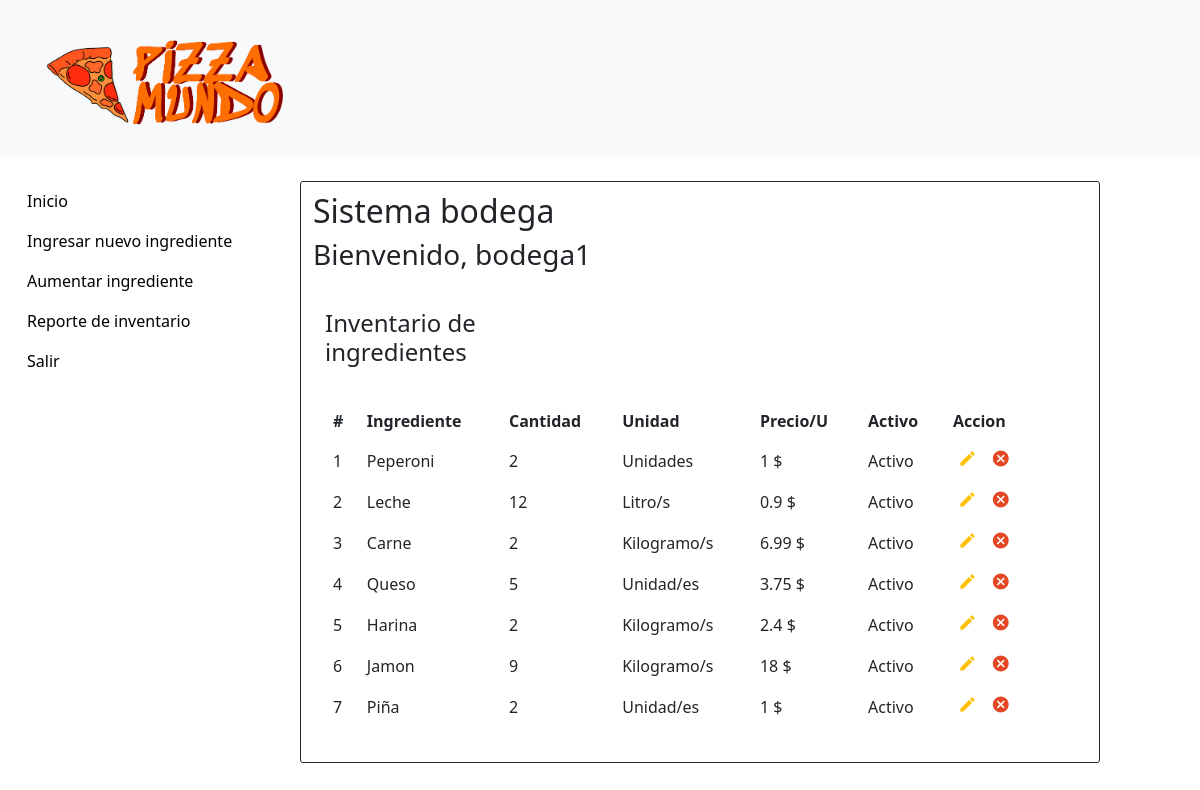
Page /html/Bodega/index.php (signed in) on the earlier database version.
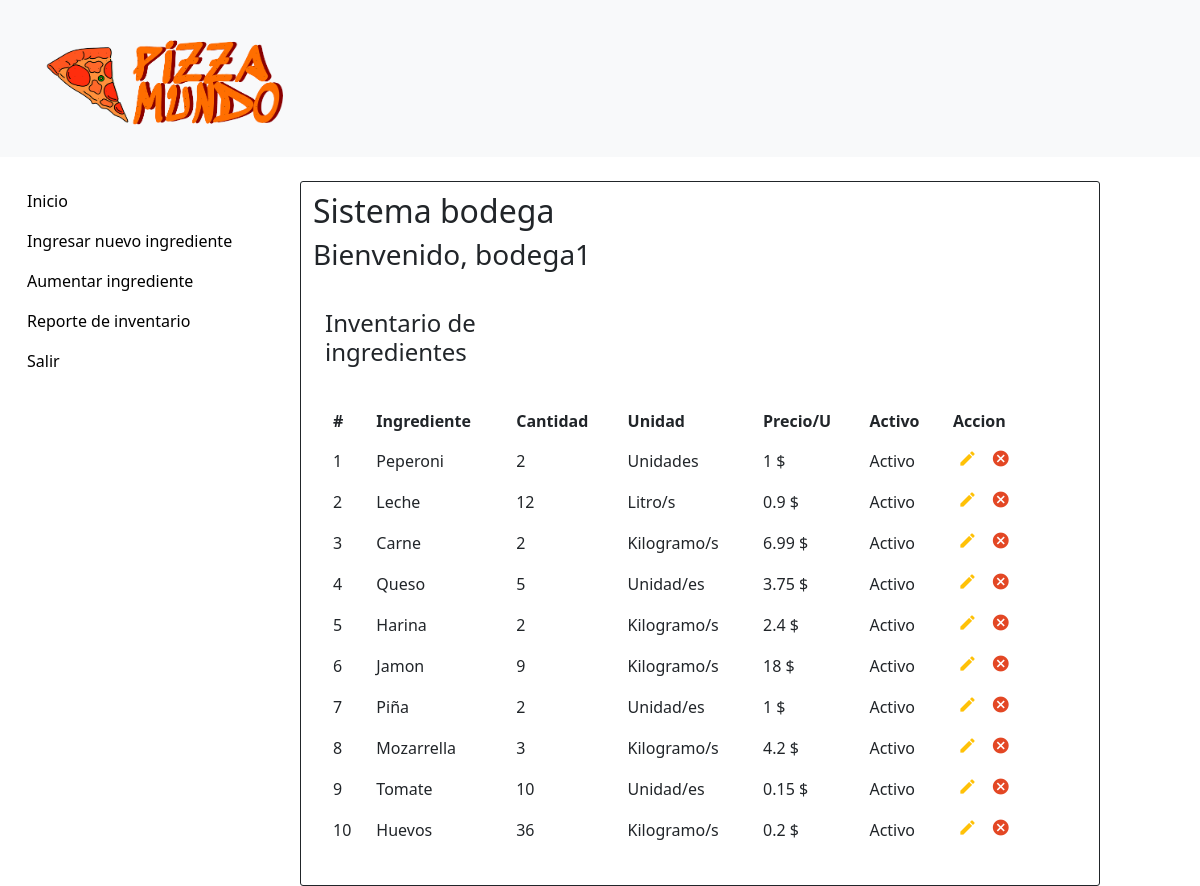
Same page on the later database version.
### tables this page shows
CREATE TABLE `tblingredientes` (
  `ID` int(10) NOT NULL,
  `Descripcion` varchar(200) DEFAULT NULL,
  `Cantidad` int(10) NOT NULL,
  `Unidad` varchar(200) DEFAULT NULL,
  `Precio` float DEFAULT NULL,
  `FechaIngreso` datetime NOT NULL DEFAULT CURRENT_TIMESTAMP,
  `Active` text NOT NULL
);

### html/Bodega/index.php (the view, shortened to what this page needs)
<?php
include('../dbconnection.php');
?>
<!doctype html>
<html>
<head>
    <link rel="stylesheet" href="https://stackpath.bootstrapcdn.com/bootstrap/4.5.0/css/bootstrap.min.css">
    <link rel="stylesheet" href="https://maxcdn.bootstrapcdn.com/font-awesome/4.7.0/css/font-awesome.min.css">
    <link rel="stylesheet" href="../../css/estiloIndex.css">
    <link href="../../css/estilo_inicio_administrador.css" rel="stylesheet" type="text/css">
    <link href="https://cdn.jsdelivr.net/npm/bootstrap@5.3.0/dist/css/bootstrap.min.css" rel="stylesheet"
>
</head>
<body>
    <header>
        <nav class="navbar bg-body-tertiary mb-4">
            <div class="container-fluid">
                <a class="navbar-brand" href="inicio_administrador.html">
                    <img src="../../img/logo-icon-both.png" alt="Logo" width="300px" height="130px"
                        class="d-inline-block align-text-top">
                </a>
            </div>
        </nav>
    </header>
    <div class="container-fluid">
        <div class="row">
            <div class="col-sm-12 col-md-12 col-lg-3 col-xl-3 ">
                <nav>
                    <ul class="nav flex-column">
                        <li class="nav-item">
                            <a href="index.php">Inicio</a>
                        </li>
                        <li class="nav-item">
                            <a href="ingreso.php">Ingresar nuevo ingrediente</a>
                        </li>
                        <li class="nav-item">
                            <a href="aumentar.php">Aumentar ingrediente</a>
                        </li>
                        <li class="nav-item">
                            <a href="reportes.php">Reporte de inventario</a>
                        </li>
                        <li class="nav-item">
                            <a href="../cerrar_sesion.php">Salir</a>
                        </li>
                    </ul>
                </nav>
            </div>
            <div class="col col-sm-12 col-md-12 col-lg-8 col-xl-8 m-0">
                <h2>Sistema bodega</h2>
                <h3>Bienvenido,
                    <?php echo $_SESSION["username"]; ?>
                </h3>
                <div id="container">
                    <div class="container-xl">
                        <div class="table-title">
                            <div class="row">
                                <div class="col-sm-5 mt-4">
                                    <h2>Inventario de ingredientes</h2>
                                </div>
                            </div>
                        </div>
                        <table class="table my-4 table-borderless m-0">
                            <thead>
                                <tr>
                                    <th>#</th>
                                    <th>Ingrediente</th>
                                    <th>Cantidad</th>
                                    <th>Unidad</th>
                                    <th>Precio/U </th>
                                    <th>Activo</th>
                                    <th>Accion</th>
                                </tr>
                            </thead>
                            <tbody>
                                <?php
                                $ret = mysqli_query($con, "select * from tblingredientes");
                                $row = mysqli_num_rows($ret);
                                if ($row > 0) {
                                    while ($row = mysqli_fetch_array($ret)) {
                                        if ($row['Active'] == 1) {
                                            $activeMessage = 'Activo';
                                        } elseif ($row['Active'] == 0) {
                                            $activeMessage = 'Inactivo';
                                        }
                                        ?>
                                        <tr>
                                            <td>
                                                <?php echo $row['ID']; ?>
                                            </td>
                                            <td>
                                                <?php echo $row['Descripcion']; ?>
                                            </td>
                                            <td>
                                                <?php echo $row['Cantidad']; ?>
                                            </td>
                                            <td>
                                                <?php echo $row['Unidad']; ?>
                                            </td>
                                            <td>
                                                <?php echo $row['Precio']; ?> $
                                            </td>
                                            <td>
                                                <?php echo $activeMessage; ?>
                                            </td>
                                            <td>
                                                <?php if ($row['Active'] == 1): ?>
                                                    <a href="editar_ingrediente.php?editid=<?php echo htmlentities($row['ID']); ?>" class="edit"
                                                        title="Editar" data-toggle="tooltip"><i
                                                            class="material-icons">&#xE254;</i></a>
                                                    <a href="index.php?delid=<?php echo ($row['ID']); ?>" class="delete"
                                                        title="Delete" data-toggle="tooltip"
                                                        onclick="return confirm('Porfavor confirma que deseas desactivar este ingrediente');"><i
                                                            class="material-icons">&#xE5C9;</i></a>
                                                <?php endif; ?>
                                            </td>
                                        </tr>
                                        <?php
                                    }
                                } else { ?>
                                    <tr>
                                        <th style="text-align:center; color:red;" colspan="6">Base de datos vacia</th>
                                    </tr>
                                <?php } ?>
                            </tbody>
                        </table>
                    </div>
                </div>
            </div>
        </div>
    </div>
</body>
</html>

### css/estiloIndex.css (style rules this page uses)
body { color: #566787; background: #f5f5f5; font-family: 'Roboto', sans-serif; }
.table-title { font-size: 15px; padding-bottom: 10px; margin: 0 0 10px; min-height: 45px; }
.table-title h2 { margin: 5px 0 0; font-size: 24px; }
table.table tr th, table.table tr td { border-color: #e9e9e9; }
table.table td:last-child { width: 130px; }
table.table td a { color: #a0a5b1; display: inline-block; margin: 0 5px; }
table.table td a.edit { color: #FFC107; }
table.table td a.delete { color: #E34724; }
table.table td i { font-size: 19px; }

### css/estilo_inicio_administrador.css (style rules this page uses)
body { font-family: 'Averia Serif Libre', cursive; margin: 0; background-color: #e94b01; }
ul { list-style-type: none; margin: 0; padding: 0; background-color: white; }
li a { display: block; padding: 8px 15px; color: #000; text-decoration: none; }
table { background-color: white; border-collapse: collapse; border-radius: 5px; padding: 0%; }
td { padding: 8px; }
.col { padding: 10px; border: 1px solid; border-radius: 3px; }

Differences in the rows shown:
added tblingredientes: ID "8", Descripcion "Mozarrella", Cantidad "3", Unidad "Kilogramo/s", Precio "4.2", Active "Activo"
added tblingredientes: ID "9", Descripcion "Tomate", Cantidad "10", Unidad "Unidad/es", Precio "0.15", Active "Activo"
added tblingredientes: ID "10", Descripcion "Huevos", Cantidad "36", Unidad "Kilogramo/s", Precio "0.2", Active "Activo"
